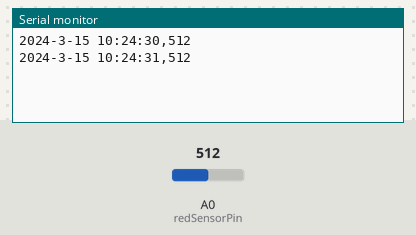
This sketch was run on a simulated Arduino Uno, built with avr-gcc and run on an emulated ATmega328P. Parts: the last lines printed to the serial monitor. The test bench sets the inputs (shaded band); at power-on: A0 (redSensorPin) = 512. The local clock reads 2024-03-15 10:24:30 at power-on unless the sketch sets it.

Above: at 1.4 s.
1.5 s: A0 (redSensorPin) set to 716
At 2.7 s:
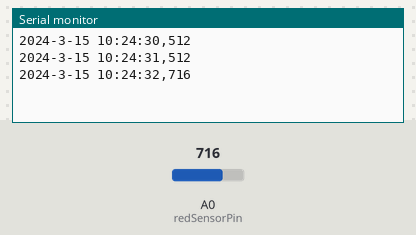
3.0 s: A0 (redSensorPin) set to 900
At 3.7 s:
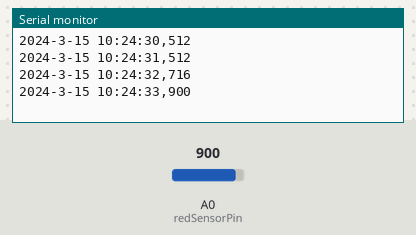
Timing chart, 0 to 6.0 s (numbered marks = the images above; inputs shaded):
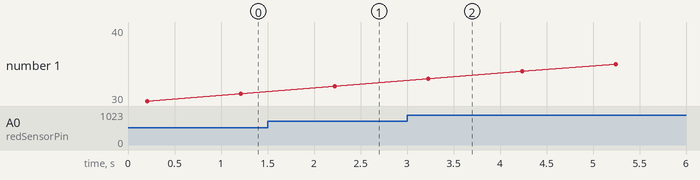

The sketch:

logger.ino
```cpp
#include <Wire.h>
#include <TimeLib.h>
#include <DS1307RTC.h>

const int redSensorPin = A0;  // pin with the photoresistor with the red gel
int redSensorValue = 0; // variable to hold the value from the red sensor

void setup() {
  Serial.begin(9600);
  while (!Serial) ; // wait for serial
  delay(200);
}

void loop() {
  tmElements_t tm;

  redSensorValue = analogRead(redSensorPin);
  delay(5);

  if (RTC.read(tm)) {
    Serial.print(tmYearToCalendar(tm.Year));
    Serial.write('-');
    Serial.print(tm.Month);
    Serial.write('-');
    Serial.print(tm.Day);
    Serial.write(' ');
    print2digits(tm.Hour);
    Serial.write(':');
    print2digits(tm.Minute);
    Serial.write(':');
    print2digits(tm.Second);
    Serial.write(',');
    //Serial.print();
    Serial.print(redSensorValue);
    Serial.println();
  } else {
    if (RTC.chipPresent()) {
      Serial.println("The DS1307 is stopped.  Please run the SetTime");
      Serial.println("example to initialize the time and begin running.");
      Serial.println();
    } else {
      Serial.println("DS1307 read error!  Please check the circuitry.");
      Serial.println();
    }
    delay(9000);
  }

  delay(1000);
}

void print2digits(int number) {
  if (number >= 0 && number < 10) {
    Serial.write('0');
  }
  Serial.print(number);
}
```

Measured:
- after the input at 1.5 s, the serial monitor: prints a new line after 0.72 s (image 1)
- after the input at 3.0 s, the serial monitor: prints a new line after 0.23 s (image 2)
